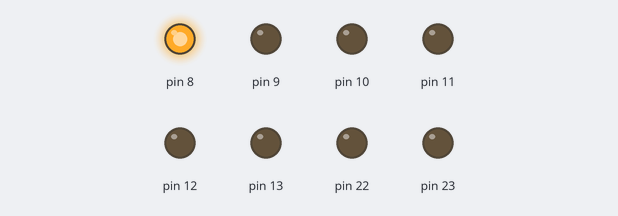
Recording of a sketch running on a simulated Arduino Uno, built with avr-gcc and run on an emulated ATmega328P. Parts: output pins drawn as LEDs (lit = HIGH).

Above: at 0.3 s.
At 7.9 s:
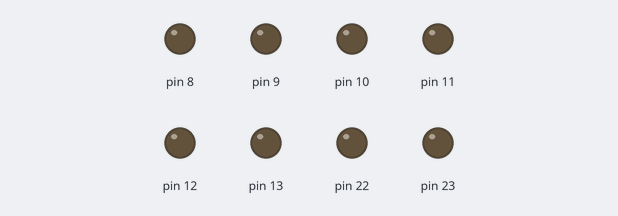
At 10.4 s:
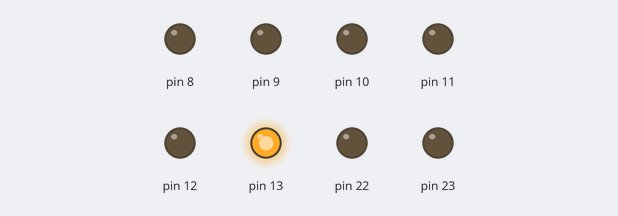
At 12.4 s:
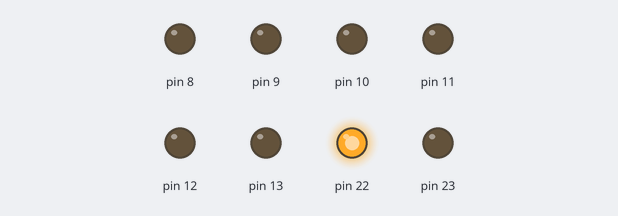
At 14.1 s:
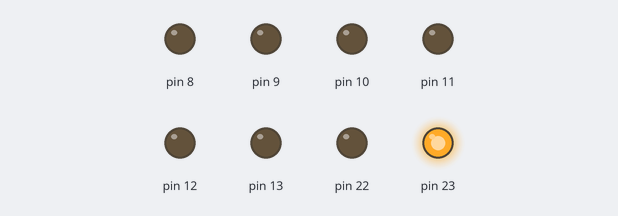
At 17.7 s:
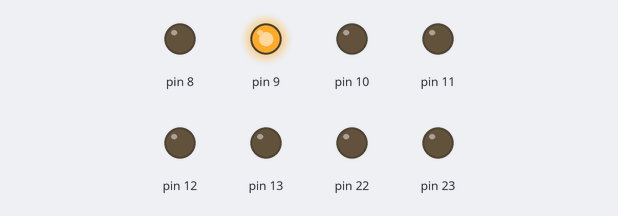
Timing chart, 0 to 20.0 s (numbered marks = the images above):
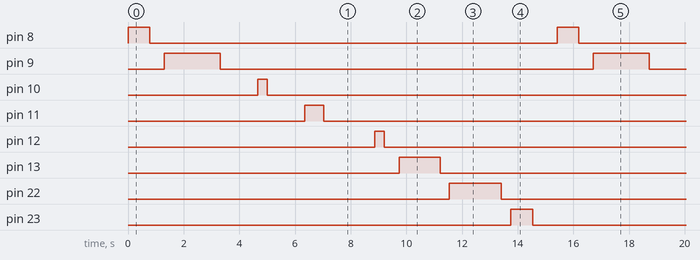

The sketch:

sketch_feb27c_example_9_with_delay.ino
```cpp
// Class to handle a blinking LED connected to a specific pin of a port
class Blinky {
  private:
    unsigned char *port;      // Pointer to the port (address)
    unsigned int pin;         // Pin number on the port
    int OFF;                  // OFF time duration (ms)
    int ON;                   // ON time duration (ms)
    unsigned char *port_Dir;  // Pointer to the port direction register (DDR)

  public:
    // Constructor: Initializes the port, pin, and ON/OFF times
    Blinky(unsigned char* port_number, unsigned int pin_Number, int ON_time, int OFF_time) {
      ON = ON_time;          // Set the ON time
      OFF = OFF_time;        // Set the OFF time
      port = port_number;    // Set the port address
      pin = pin_Number;      // Set the pin number

      // Determine the corresponding DDR (Data Direction Register) based on the port address
      if (port == (unsigned char*)0x25) {
        port_Dir = (unsigned char*)0x24;  // DDR for port 0x25
      } else if (port == (unsigned char*)0x28) {
        port_Dir = (unsigned char*)0x27;  // DDR for port 0x28
      } else {
        port_Dir = (unsigned char*)0x2A;  // Default DDR for other ports
      }

      // Set the entire port direction to output (0xFF)
      // You might want to configure only the specific pin as output
      *port_Dir = 0xFF;
    }

    // Blink function: Turns the LED on and off with the specified ON/OFF times
    void Blink() {
      // Set the pin HIGH (turn on the LED)
      *port = (*port) | (1 << pin);
      delay(ON);  // Wait for the ON duration

      // Set the pin LOW (turn off the LED)
      *port = (*port) & ~(1 << pin);
      delay(OFF); // Wait for the OFF duration
    }
};

// Example 9: Instantiating multiple Blinky objects for different pins on the same port
Blinky led1((unsigned char*)0x25, 0, 781, 515);  // LED on pin 0 of port 0x25
Blinky led2((unsigned char*)0x25, 1, 2014, 1348); // LED on pin 1 of port 0x25
Blinky led3((unsigned char*)0x25, 2, 343, 1348);  // LED on pin 2 of port 0x25
Blinky led4((unsigned char*)0x25, 3, 678, 1839);  // LED on pin 3 of port 0x25
Blinky led5((unsigned char*)0x25, 4, 342, 534);   // LED on pin 4 of port 0x25
Blinky led6((unsigned char*)0x25, 5, 1478, 326);  // LED on pin 5 of port 0x25
Blinky led7((unsigned char*)0x25, 6, 1859, 351);  // LED on pin 6 of port 0x25
Blinky led8((unsigned char*)0x25, 7, 777, 888);   // LED on pin 7 of port 0x25

// Setup function (currently empty, but can be used for initialization)
void setup() {
  // No setup needed in this case
}

// Main loop: Continuously blink all LEDs
void loop() {
  led1.Blink();  // Blink LED1
  led2.Blink();  // Blink LED2
  led3.Blink();  // Blink LED3
  led4.Blink();  // Blink LED4
  led5.Blink();  // Blink LED5
  led6.Blink();  // Blink LED6
  led7.Blink();  // Blink LED7
  led8.Blink();  // Blink LED8
}
```

Measured:
- by itself, pin 8, pin 23: alternates HIGH for 0.78 s and LOW for 14.6 s
- by itself, pin 9: alternates HIGH for 2.0 s and LOW for 13.4 s
- by itself, pin 10, pin 12: alternates HIGH for 0.34 s and LOW for 15.1 s
- by itself, pin 11: alternates HIGH for 0.68 s and LOW for 14.7 s
- by itself, pin 13: alternates HIGH for 1.5 s and LOW for 13.9 s
- by itself, pin 22: alternates HIGH for 1.9 s and LOW for 13.6 s
